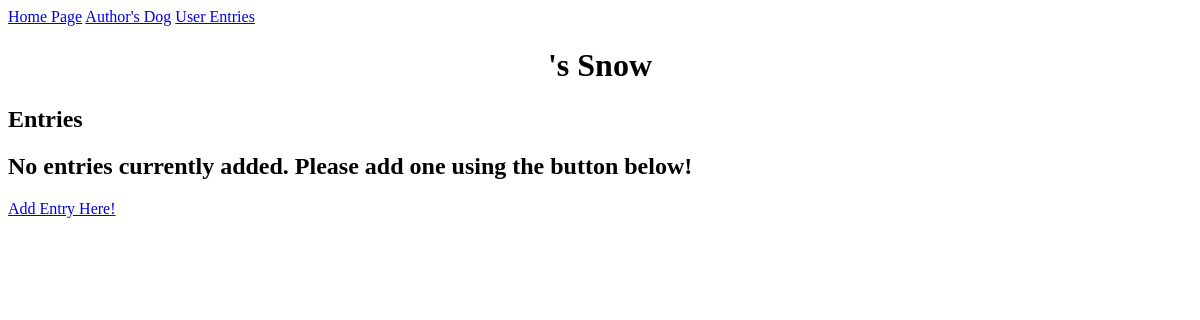
The app's page /user_entries/4/, older data.
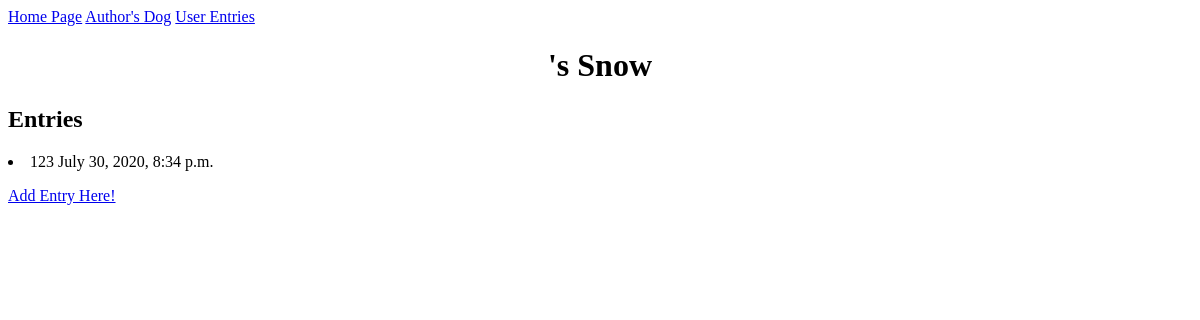
The same page, newer data.
### test_dog_app/models.py (models this page shows, shortened)
class Entry(models.Model):
    dog_name = models.ForeignKey(DogName, on_delete=models.CASCADE, null=True, blank=True)
    bio_entry = models.TextField()
    dog_photo = models.ImageField(default=None, upload_to='photo_img/', blank=True)
    date_entry = models.DateTimeField(auto_now_add=True)

### test_dog_app/views.py (the view)
# urls.py: path('user_entries/<int:dog_id>/', views.user_private_entries, name= 'user_private_entries'),
def user_private_entries(request, dog_id):
    dog = DogName.objects.get(id=dog_id)
    dog_entries = dog.entry_set.all()
    content = {
        'dog': dog,
        'dog_entries': dog_entries
    }
    return render(request, 'user_private_entries.html', content)

### test_dog_app/models.py (called while the page is built)
    def __str__(self):
        return self.name

### test_dog_app/templates/user_private_entries.html
{% extends 'base.html' %}
{% block content %}
<div style="text-align: center;">
    <h1>
        {{user.username }}'s {{ dog }}
    </h1>
</div>
    <h2>Entries</h2>
    {% for entry in dog_entries %}
        <p>
            <li>
                {{ entry.bio_entry | linebreaksbr }}
                {{ entry.date_entry }}
            </li>
        </p>
    {% empty %}
        <h2>No entries currently added. Please add one using the button below!</h2>
    {% endfor %}
    <a href="{% url 'test_dog_app:write_about_dog' dog.id %}">
    Add Entry Here!
    </a>
{% endblock content %}

Row changes from the older to the newer data that the page shows:
added Entry: bio_entry "123", date_entry "July 30, 2020, 8:34 p.m."
Text that changed along with them:
text no longer shown: "No entries currently added. Please add one using the button below!"
